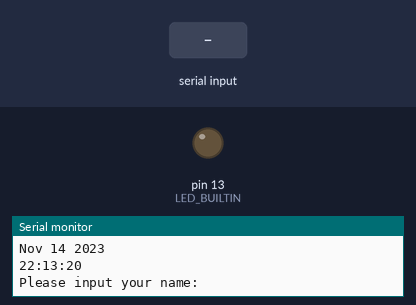
A sketch run on a simulated Arduino Uno, built with avr-gcc and run on an emulated ATmega328P. Parts: output pins drawn as LEDs (lit = HIGH), the last lines printed to the serial monitor. Dashed ring = blinking. Inputs (shaded band) come from the test bench.

Above: at 1.3 s.
1.4 s: "1" received over Serial
At 3.0 s:
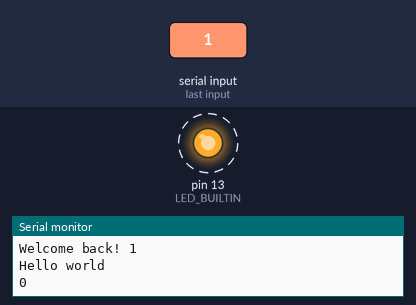
Timing chart, 0 to 10.4 s (numbered marks = the images above; inputs shaded):
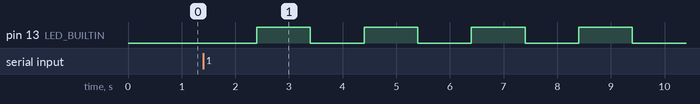

Measured:
- after the input at 1.4 s, pin 13 (LED_BUILTIN): alternates HIGH for 1.0 s and LOW for 1.0 s, starting after 1.0 s

The sketch:

ledBuiltin.ino
```cpp
void setup() {
    pinMode(LED_BUILTIN, OUTPUT);
    Serial.begin(9600);
    delay(500);
    Serial.println(__DATE__);
    Serial.println(__TIME__);

    Serial.println("Please input your name: ");
    String s;
    while (Serial.available() == 0) {}
    s = Serial.readString();
    Serial.print("Welcome back! ");
    Serial.println(s);

}

void loop() {
    Serial.println("Hello world");
    bool ledStatus = digitalRead(LED_BUILTIN);
    Serial.println(ledStatus);
    digitalWrite(LED_BUILTIN, !ledStatus);
    delay(1000);
}
```
